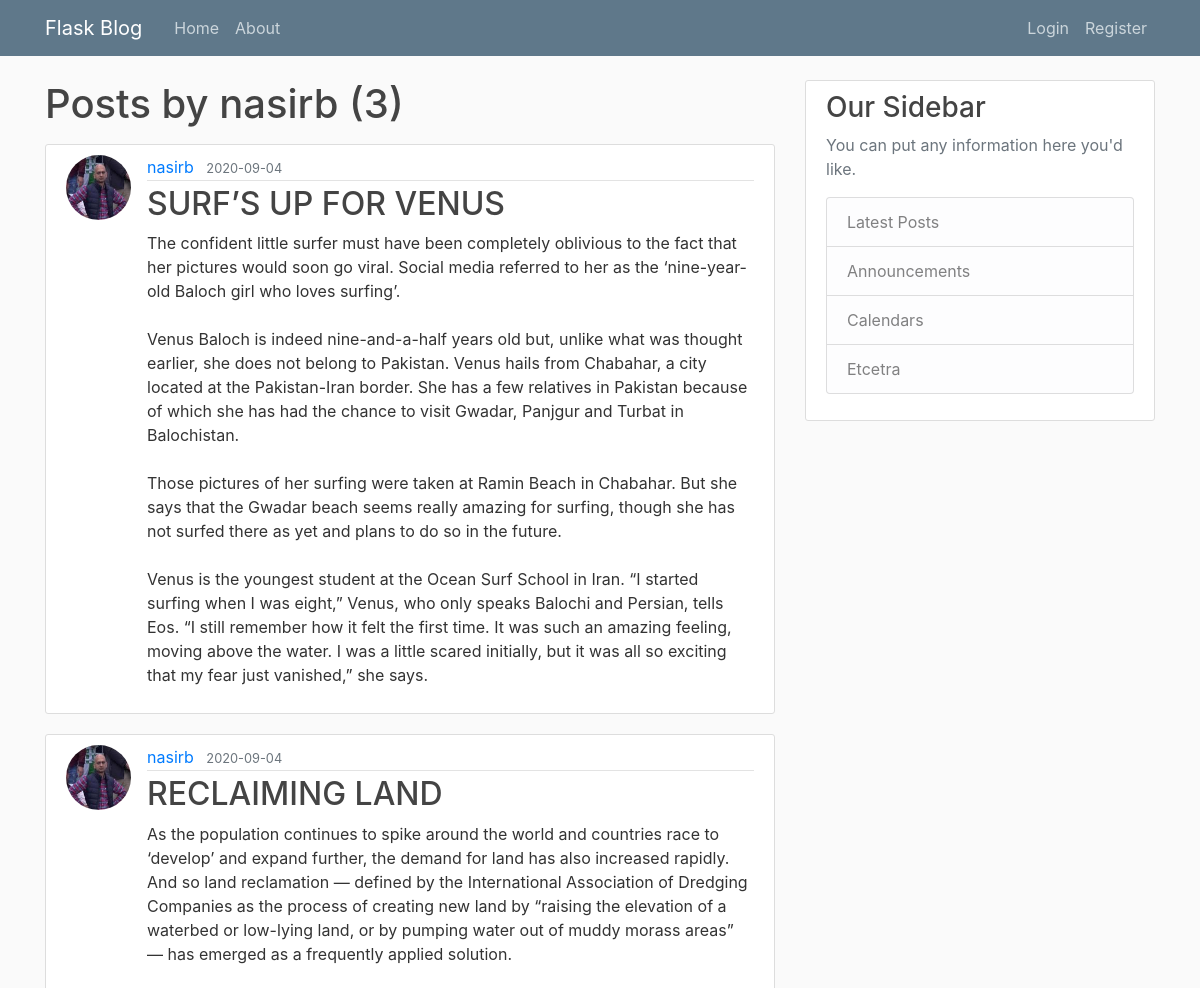
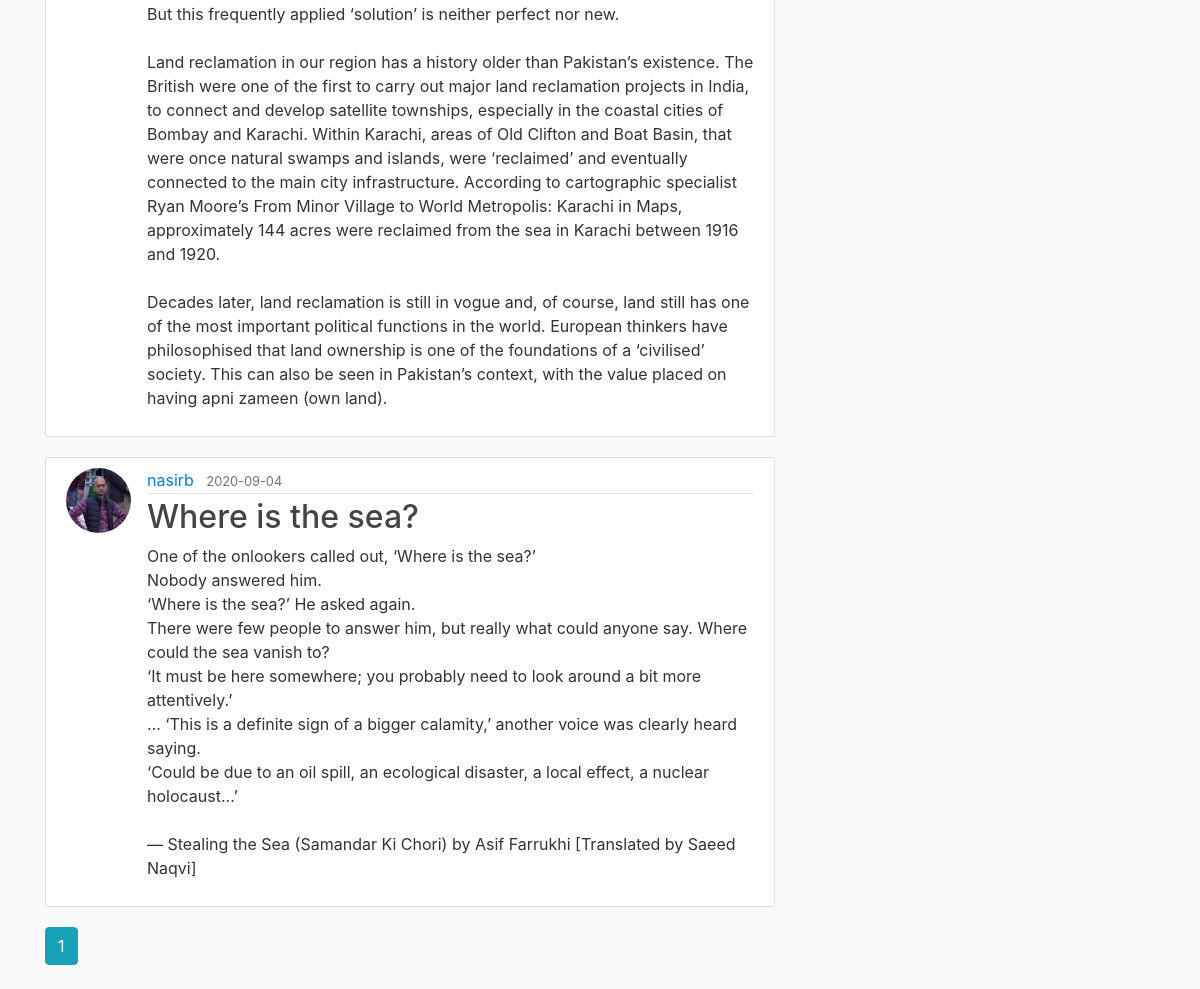
/user/nasirb, run on the app's committed database (2 pictures, top to bottom).
### myflaskblog/models.py (models this page shows, shortened)
class User(db.Model, UserMixin):
    id = db.Column(db.Integer, primary_key=True)
    username = db.Column(db.String(20), unique=True, nullable=False)
    email = db.Column(db.String(120), unique=True, nullable=False)
    image_file = db.Column(db.String(20), nullable=False, default='default.jpg')
    password = db.Column(db.String(60), nullable=False)
    posts = db.relationship('Post', backref='author', lazy=True)

class Post(db.Model):
    id = db.Column(db.Integer, primary_key=True)
    title = db.Column(db.String(100), nullable=False)
    date_posted = db.Column(db.DateTime, nullable=False, default=datetime.utcnow)
    content = db.Column(db.Text, nullable=False)
    user_id = db.Column(db.Integer, db.ForeignKey('user.id'), nullable=False)

### myflaskblog/users/routes.py (the view)
@users.route("/user/<string:username>")
def user_posts(username):
    page = request.args.get('page', 1, type=int)
    user = User.query.filter_by(username=username).first_or_404()
    posts = Post.query.filter_by(author=user)\
        .order_by(Post.date_posted.desc())\
        .paginate(page=page, per_page=5)
    return render_template('user_posts.html', posts=posts, user=user)

### myflaskblog/templates/user_posts.html
{% extends "Layout.html" %}
{% block content %}
    <h1 class="mb-3">Posts by {{ user.username }} ({{ posts.total }})</h1>
    {% for post in posts.items %}
        <article class="media content-section">
            <img class="rounded-circle article-img" src="{{ url_for('static', filename='profile_pics/' + post.author.image_file)}}">
            <div class="media-body">
                <div class="article-metadata">
                    <a class="mr-2" href="{{ url_for('users.user_posts', username=post.author.username)}}">{{ post.author.username }}</a>
                    <small class="text-muted">{{ post.date_posted.strftime('%Y-%m-%d') }}</small>
                </div>
                <h2><a class="article-title" href="{{ url_for('posts.post', post_id=post.id) }}">{{ post.title }}</a></h2>
                <p class="article-content">{{ post.content }}</p>
            </div>
        </article>
    {% endfor %}
    {% for page_num in posts.iter_pages(left_edge=1, right_edge=1, left_current=1, right_current=2) %}
        {% if page_num %}
            {% if posts.page == page_num %}
            <a class="btn btn-info mb-4" href="{{ url_for('users.user_posts', username=user.username, page=page_num) }}">{{ page_num }}</a>
            {% else %}
            <a class="btn btn-outline-info mb-4" href="{{ url_for('users.user_posts', username=user.username, page=page_num) }}">{{ page_num }}</a>
            {% endif %}
        {% else %}
            ...
        {% endif %}
    {% endfor %}
{% endblock content %}

### myflaskblog/static/main.css (style rules this page uses)
body { background: #fafafa; color: #333333; margin-top: 5rem; }
h1, h2, h3, h4, h5, h6 { color: #444444; }
.content-section { background: #ffffff; padding: 10px 20px; border: 1px solid #dddddd; border-radius: 3px; margin-bottom: 20px; }
.article-title { color: #444444; }
.article-content { white-space: pre-line; }
.article-img { height: 65px; width: 65px; margin-right: 16px; }
.article-metadata { padding-bottom: 1px; margin-bottom: 4px; border-bottom: 1px solid #e3e3e3 }

### data on the page
User: username "nasirb"
Post: image_file (picture), author.username "nasirb", date_posted "2020-09-04", title "SURF’S UP FOR VENUS", content "The confident little surfer must have been completely oblivious to the fact that her pictures would soon go viral. Social media referred to her as the ‘nine-year-old Baloch girl who loves surfing’. Venus Baloch is indeed nine-and-a-half years old but, unlike what was thought earlier, she does not belong to Pakistan. Venus hails from Chabahar, a city located at the Pakistan-Iran border. She has a few relatives in Pakistan because of which she has had the chance to visit Gwadar, Panjgur and Turbat in Balochistan. Those pictures of her surfing were taken at Ramin Beach in Chabahar. But she says that the Gwadar beach seems really amazing for surfing, though she has not surfed there as yet and…"
Post: image_file (picture), author.username "nasirb", date_posted "2020-09-04", title "RECLAIMING LAND", content "As the population continues to spike around the world and countries race to ‘develop’ and expand further, the demand for land has also increased rapidly. And so land reclamation — defined by the International Association of Dredging Companies as the process of creating new land by “raising the elevation of a waterbed or low-lying land, or by pumping water out of muddy morass areas” — has emerged as a frequently applied solution. But this frequently applied ‘solution’ is neither perfect nor new. Land reclamation in our region has a history older than Pakistan’s existence. The British were one of the first to carry out major land reclamation projects in India, to connect and develop satellite…"
Post: image_file (picture), author.username "nasirb", date_posted "2020-09-04", title "Where is the sea?", content "One of the onlookers called out, ‘Where is the sea?’ Nobody answered him. ‘Where is the sea?’ He asked again. There were few people to answer him, but really what could anyone say. Where could the sea vanish to? ‘It must be here somewhere; you probably need to look around a bit more attentively.’ … ‘This is a definite sign of a bigger calamity,’ another voice was clearly heard saying. ‘Could be due to an oil spill, an ecological disaster, a local effect, a nuclear holocaust...’ — Stealing the Sea (Samandar Ki Chori) by Asif Farrukhi [Translated by Saeed Naqvi]"

### other printed values
{{ posts.total }} "3"
{{ page_num }} "1"
